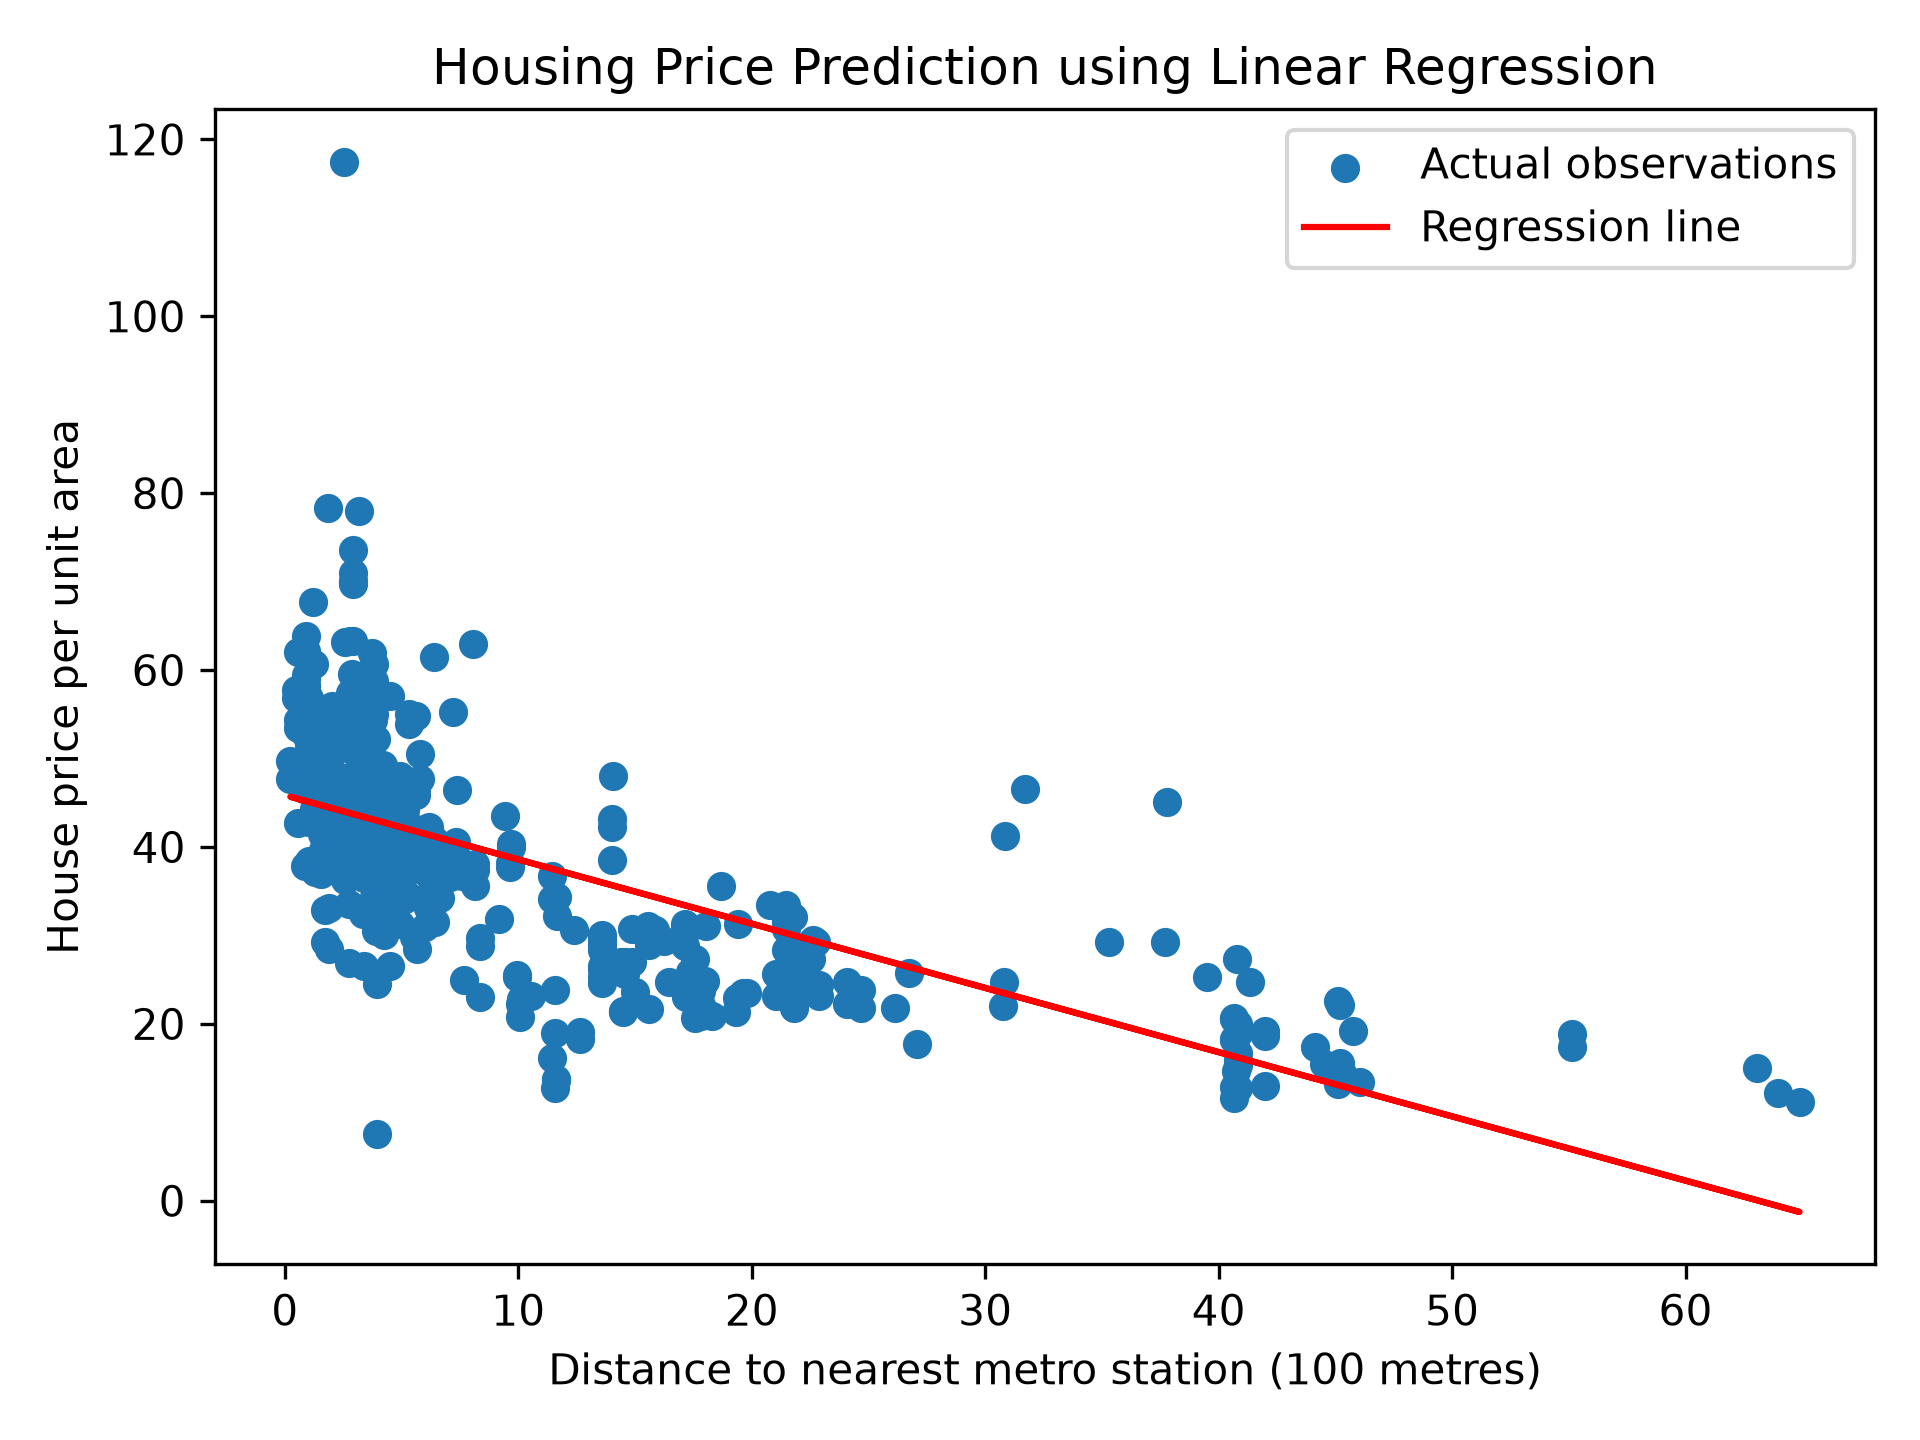

Write the Python code that produced this figure.

import pandas as pd
import matplotlib.pyplot as plt
from sklearn.linear_model import LinearRegression


homes = pd.read_csv("real_estate.csv")


homes["distance_100m"] = (
    homes["X3 distance to the nearest MRT station"] / 100
)

X = homes[["distance_100m"]]
y = homes["Y house price of unit area"]

model = LinearRegression()
model.fit(X, y)

# Display slope and intercept
print("Slope:", model.coef_[0])
print("Intercept:", model.intercept_)


new_home = pd.DataFrame({"distance_100m": [5]})
prediction = model.predict(new_home)

print("Predicted price at 500 metres:", prediction[0])

line_predictions = model.predict(X)

plt.scatter(X["distance_100m"], y, label="Actual observations")
plt.plot(
    X["distance_100m"],
    line_predictions,
    color="red",
    label="Regression line"
)

plt.xlabel("Distance to nearest metro station (100 metres)")
plt.ylabel("House price per unit area")
plt.title("Housing Price Prediction using Linear Regression")
plt.legend()
plt.tight_layout()

# Save the plot
plt.savefig("task1_housing.png", dpi=300)
plt.show()
